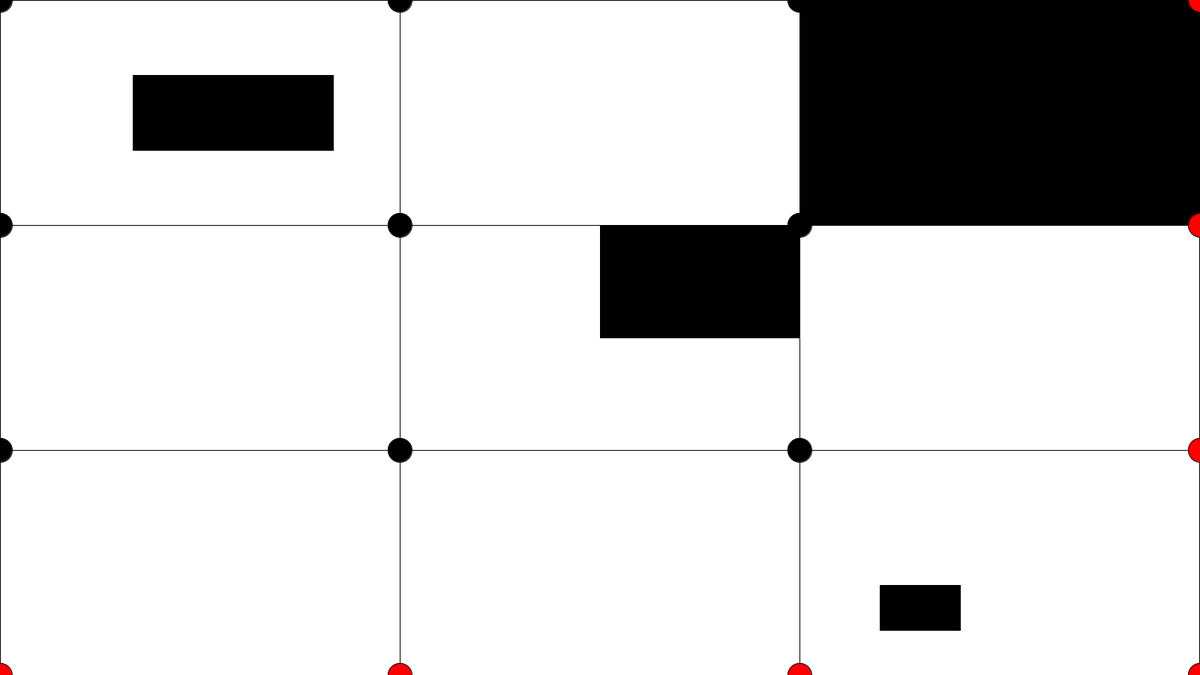
Frame 1 (no input)
Frame 60 (the mouse pressed at the canvas centre just before this capture): identical to frame 1, image omitted
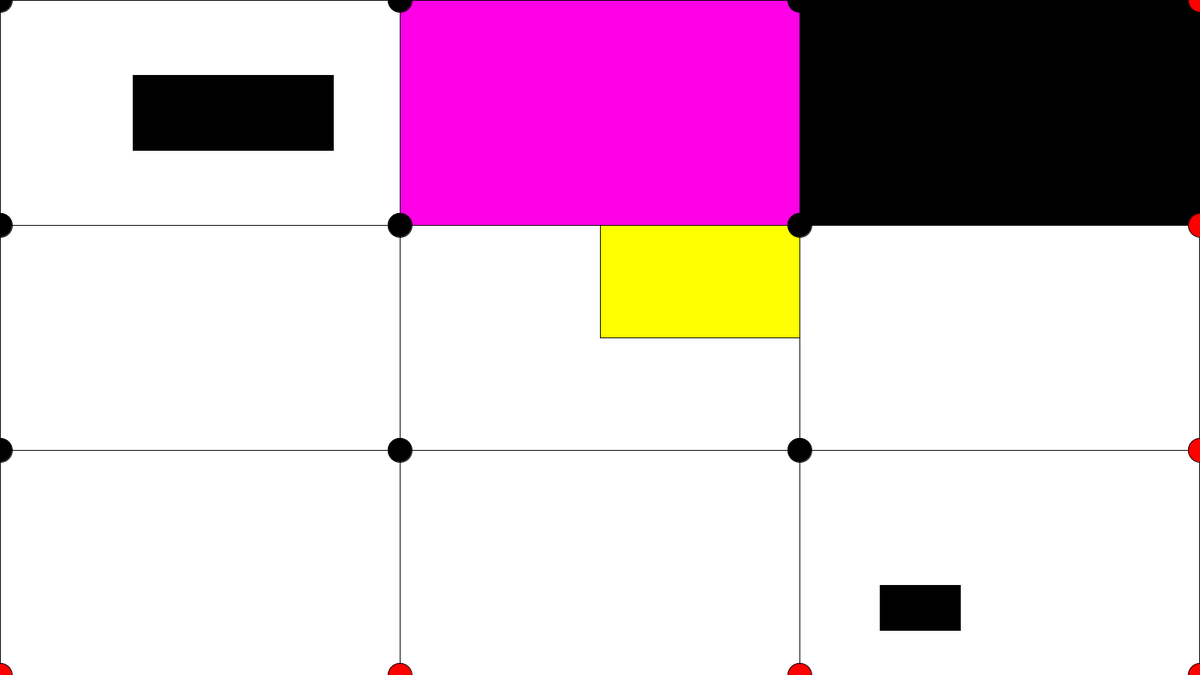
Frame 120 (the mouse held since frame 60 and released just before this capture)

The Processing sketch that drew these frames (run headless with seeded random() and noise(); from frame 60 on, the mouse is pressed at the canvas centre):

// Processing sketch: HomeScreen
// ── HomeScreen.pde
//Global Variables
color black=0, resetWhite=255, pink=#FF00E6, brown=#BC6F2F;
color red=color(255, 0, 0), yellow=color(255, 255, 0);
Boolean turnOnYellow=false, turnOnPink=false, turnOnBrown=false;
float rectWidth, rectHeight, ptDiameter;
//Points are organized by row and actually ... hint-hint ... value
int numberOfPoints = 17;
float[] ptX = new float[numberOfPoints];
float[] ptY = new float[numberOfPoints];
int numberOfButtons = 4;
float[] buttonX = new float[numberOfButtons];
float[] buttonY = new float[numberOfButtons];
float[] buttonWidth = new float[numberOfButtons];
float[] buttonHeight = new float[numberOfButtons];
//
void setup() 
{
  size(1600, 900); //fullScreen(); //displayWidth, displayHeight
  displayOrientation();
  //
  //Population
  rectWidth = appWidth*1/3;
  rectHeight = appHeight*1/3;
  ptDiameter = appWidth*1/50;
  //
  ptX[1] = ptX[5] = ptX[9] = ptX[13] = appWidth*0/3;
  ptX[2] = ptX[6] = ptX[10] = ptX[14] = appWidth*1/3;
  ptX[3] = ptX[7] = ptX[11] = ptX[15] = appWidth*2/3;
  ptX[4] = ptX[8] = ptX[12] = ptX[16] = appWidth*3/3;
  //
  ptY[1] = ptY[2] = ptY[3] = ptY[4] = appHeight*0/3;
  ptY[5] = ptY[6] = ptY[7] = ptY[8] = appHeight*1/3;
  ptY[9] = ptY[10] = ptY[11] = ptY[12] = appHeight*2/3;
  ptY[13] = ptY[14] = ptY[15] = ptY[16] = appHeight*3/3;
  //
  buttonX[1] =appWidth*(1.0/9.0);
  buttonY[1] =appHeight*(1.0/9.0);
  buttonWidth[1] =appWidth*(1.0/3.0)*(1.0/2.0);
  buttonHeight[1] =appHeight*(1.0/3.0)*(1.0/3.0);
  //
  buttonX[2] =appWidth*(3.0/6.0);
  buttonY[2] =appHeight*(2.0/6.0);
  buttonWidth[2] =appWidth*(1.0/3.0)*(1.0/2.0);
  buttonHeight[2] =appHeight*(1.0/3.0)*(1.0/2.0);
  //
  buttonX[3] =appWidth*(11.0/15.0);
  buttonY[3] =appHeight*(13.0/15.0);
  buttonWidth[3] =appWidth*(1.0/3.0)*(1.0/5.0);
  buttonHeight[3] =appHeight*(1.0/3.0)*(1.0/5.0);
  //
  //Verifying Array Read-in
  print("\nX-values are: ");
  printArray(ptX);
  println("\nY-values are: ");
  printArray(ptY);
  println("\nButton Variables");
  printArray(buttonX);
  printArray(buttonY[2]);
  printArray(buttonWidth);
  printArray(buttonHeight);
}//End setup
//
void draw() {
  //Rectangles must be 3 by 3
  rect(ptX[1], ptY[1], rectWidth, rectHeight);
  //
  //Sequential Ordering of Code example
  if ( turnOnYellow==true ) fill(yellow);
  if ( turnOnPink==true ) fill(pink);
  if ( turnOnBrown==true ) fill(brown);
  rect(ptX[2], ptY[2], rectWidth, rectHeight);
  fill(resetWhite);
  //
  rect(ptX[3], ptY[3], rectWidth, rectHeight);
  rect(ptX[5], ptY[5], rectWidth, rectHeight);
  rect(ptX[6], ptY[6], rectWidth, rectHeight);
  rect(ptX[7], ptY[7], rectWidth, rectHeight);
  rect(ptX[9], ptY[9], rectWidth, rectHeight);
  rect(ptX[10], ptY[10], rectWidth, rectHeight);
  rect(ptX[11], ptY[11], rectWidth, rectHeight);
  //
  //Buttons
  if ( mouseX>=buttonX[1] && mouseX<=buttonX[1]+buttonWidth[1] && mouseY>=buttonY[1] && mouseY<=buttonY[1]+buttonHeight[1] ) {
    fill(yellow);
    rect( buttonX[1], buttonY[1], buttonWidth[1], buttonHeight[1] );
  } else {
    fill(black);
    rect( buttonX[1], buttonY[1], buttonWidth[1], buttonHeight[1] );
  }//End Button 1
  if ( mouseX>=buttonX[2] && mouseX<=buttonX[2]+buttonWidth[2] && mouseY>=buttonY[2] && mouseY<=buttonY[2]+buttonHeight[2] ) {
    fill(yellow);
    rect( buttonX[2], buttonY[2], buttonWidth[2], buttonHeight[2] );
  } else {
    fill(black);
    rect( buttonX[2], buttonY[2], buttonWidth[2], buttonHeight[2] );
  }
  if ( mouseX>=buttonX[3] && mouseX<=buttonX[3]+buttonWidth[3] && mouseY>=buttonY[3] && mouseY<=buttonY[3]+buttonHeight[3] ) {
    fill(yellow);
    rect( buttonX[3], buttonY[3], buttonWidth[3], buttonHeight[3] );
  } else {
    fill(black);
    rect( buttonX[3], buttonY[3], buttonWidth[3], buttonHeight[3] );
  }
  if ( mouseX>=ptX[3] && mouseX<=ptX[3]+rectWidth && mouseY>=ptY[3] && mouseY<=ptY[3]+rectHeight ) {
    fill(yellow);
    rect( ptX[3], ptY[3], rectWidth, rectHeight );
  } else {
    fill(black);
    rect( ptX[3], ptY[3], rectWidth, rectHeight );
  }
  fill(resetWhite);
  //
  fill(black);
  //Starting pts for rect() must be 1-9 & filled black
  ellipse(ptX[1], ptY[1], ptDiameter, ptDiameter);
  ellipse(ptX[2], ptY[2], ptDiameter, ptDiameter);
  ellipse(ptX[3], ptY[3], ptDiameter, ptDiameter);
  ellipse(ptX[5], ptY[5], ptDiameter, ptDiameter);
  ellipse(ptX[6], ptY[6], ptDiameter, ptDiameter);
  ellipse(ptX[7], ptY[7], ptDiameter, ptDiameter);
  ellipse(ptX[9], ptY[9], ptDiameter, ptDiameter);
  ellipse(ptX[10], ptY[10], ptDiameter, ptDiameter);
  ellipse(ptX[11], ptY[11], ptDiameter, ptDiameter);
  fill(resetWhite);
  //
  fill(red);
  //Points for all other ellipses must be red
  ellipse(ptX[4], ptY[4], ptDiameter, ptDiameter);
  ellipse(ptX[8], ptY[8], ptDiameter, ptDiameter);
  ellipse(ptX[12], ptY[12], ptDiameter, ptDiameter);
  ellipse(ptX[13], ptY[13], ptDiameter, ptDiameter);
  ellipse(ptX[14], ptY[14], ptDiameter, ptDiameter);
  ellipse(ptX[15], ptY[15], ptDiameter, ptDiameter);
  ellipse(ptX[16], ptY[16], ptDiameter, ptDiameter);
  fill(resetWhite);
}//End draw
//
void keyPressed() {
}//End keyPressed
//
void mousePressed() {
  if ( mouseX>=buttonX[1] && mouseX<=buttonX[1]+buttonWidth[1] && mouseY>=buttonY[1] && mouseY<=buttonY[1]+buttonHeight[1] ) {
    println("BTN 1 Activated");
    turnOnYellow=true;
  }
  if ( mouseX>=buttonX[2] && mouseX<=buttonX[2]+buttonWidth[2] && mouseY>=buttonY[2] && mouseY<=buttonY[2]+buttonHeight[2] ) {
    println("BTN 2 Activated");
    turnOnPink=true;
  }
  if ( mouseX>=buttonX[3] && mouseX<=buttonX[3]+buttonWidth[3] && mouseY>=buttonY[3] && mouseY<=buttonY[3]+buttonHeight[3] ) {
    println("BTN 3 Activated");
    turnOnBrown=true;
  }
  //
  //Button: reset to beginning
  if ( mouseX>=ptX[3] && mouseX<=ptX[3]+rectWidth && mouseY>=ptY[3] && mouseY<=ptY[3]+rectHeight ) {
    println("BTN 4 Activated");
    turnOnYellow=false;
    turnOnPink=false;
    turnOnBrown=false;
  }
  //
}//End mousePressed
//
//End MAIN Program

// ── Display.pde
int appWidth, appHeight;

void displayOrientation() {
  //Display Orientation: Landscape, not portrait nor square
  println (width, height, displayWidth, displayHeight);
  //Swap display key variable for testing 
  appWidth = width;
  appHeight = height;
  //with Strings, easier to print to console or canvas
  String ls="Landscape or Square", p="portrait", DO="Display Orientation:", instruct="Bru, turn your Phone";
  String orientation = ( appWidth >= appHeight ) ? ls : p ;
  println ( DO, orientation );
  //if ( orientation==p ) println(instruct);
  if (orientation==ls) {
    println("Good to Go");
  } else { //Break our app of not landscape
  println(instruct);
  appWidth*=0;
  appHeight*=0;
  }
  print("App Geometry is:", "\tApp Width:", appWidth, "\t\tApp Height:", appHeight);
}
